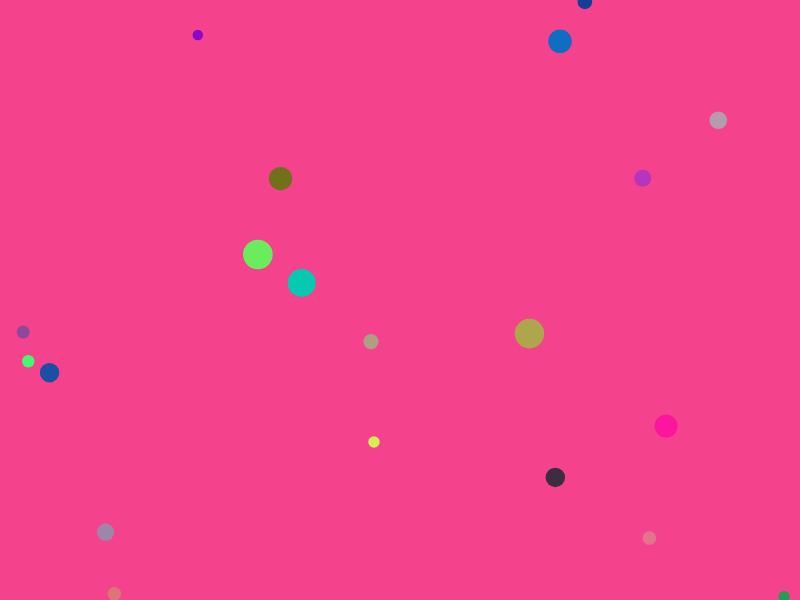
Frame 1 (no input)
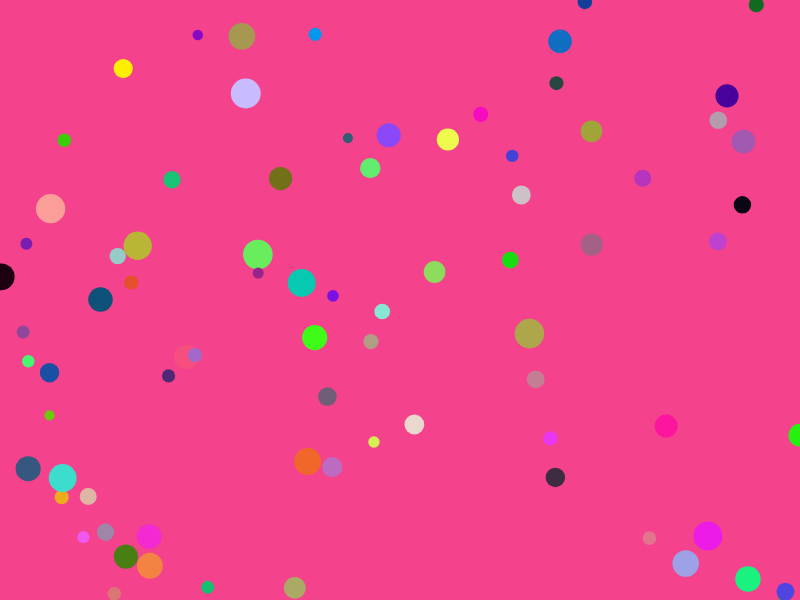
Frame 60 (no input)
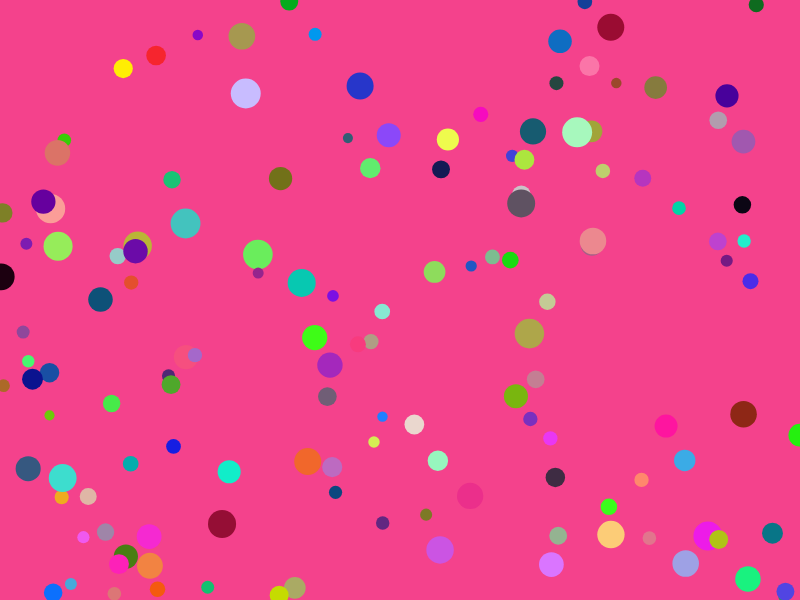
Frame 120 (the mouse pressed at the canvas centre since frame 60)

The p5.js sketch that drew these frames (run headless with seeded random() and noise() and a simulated clock; from frame 60 on, the mouse is pressed at the canvas centre):

// p5.js sketch
// ── sketch.js
var bubbles = [];
var maxBubble = 0;
var gameOver = false;
 
function setup() {
	maxBubble = (displayHeight > displayWidth) ? displayHeight : displayWidth;
    createCanvas(displayWidth,displayHeight);
    for (var i = 0; i < 20; i++) {
        bubbles.push(new Bubble(color(random(255), random(255), random(255)), random(10, 30)));
    }
}
 
function draw() {
    background(244, 66, 140);
    if (gameOver) {
    	textSize(60);
    	fill(255, 0, 0);
    	textAlign(CENTER);
		text("You lose!", displayWidth/2, displayHeight/2);
	}
	else {
	    for (var i = 0; i < bubbles.length; i++) {
	        bubbles[i].show();
	        if(bubbles[i].bubbleSize >= maxBubble) {
	        	gameOver = true;
	        }
	    }
	    bubbles.push(new Bubble(color(random(255), random(255), random(255)), random(10, 30)));
	}
}
 
function mousePressed() {
    for (var i = 0; i < bubbles.length; i++) {
        if (bubbles[i].bubbleHover == true) {
            bubbles[i].locked = true;
        } 
        else {
            bubbles[i].locked = false;
        }
        bubbles[i].xOffset = mouseX - bubbles[i].xPos;
        bubbles[i].yOffset = mouseY - bubbles[i].yPos;
    }
    return false;
}
 
function mouseDragged() {
    for (var i = 0; i < bubbles.length; i++) {
        if (bubbles[i].locked) {
            bubbles[i].xPos = mouseX - bubbles[i].xOffset;
            bubbles[i].yPos = mouseY - bubbles[i].yOffset;
        }
    }
}
 
function mouseReleased() {
    // if any bubbles overlap, combine
    for (var i = 0; i < bubbles.length; i++) {
    	for (var j = 0; j < bubbles.length; j++) {
    		if ((bubbles[i].xPos > bubbles[j].xPos - bubbles[j].xOffset) && (bubbles[i].xPos < bubbles[j].xPos + bubbles[j].xOffset) &&
    		   (bubbles[i].yPos > bubbles[j].yPos - bubbles[j].yOffset) && (bubbles[i].yPos < bubbles[j].yPos + bubbles[j].yOffset)) {
    		   	// create new size
    		   	var newSize = bubbles[i].bubbleSize + bubbles[j].bubbleSize;
    			// remove both objects
    			bubbles.splice(i,1);
    			bubbles.splice(j,1);
    			// insert new bigger object at mouse
    			bubbles.push(new Bubble(color(random(255), random(255), random(255)), newSize, mouseX, mouseY));
    		}
    	}
    }

    for (var i = 0; i < bubbles.length; i++) {
        bubbles[i].locked = false;
    }
}
 
function Bubble(bubbleColor, bubbleSize, xPos=random(width), yPos=random(height)) {
    this.bubbleColor = bubbleColor;
    this.bubbleSize = bubbleSize;

    // let them become default positions if not set
    this.xPos = xPos;
    this.yPos = yPos;
   
    this.bubbleHover = false;
    this.locked = false;
    this.xOffset = 0;
    this.yOffset = 0;
 
    this.show = function() {
    	noStroke();
 
        if ((mouseX > this.xPos - this.bubbleSize) && (mouseX < this.xPos + this.bubbleSize) &&
            (mouseY > this.yPos - this.bubbleSize) && (mouseY < this.yPos + this.bubbleSize)) {
            this.bubbleHover = true;
        } 
        else {
            this.bubbleHover = false;
        }
        fill(this.bubbleColor);
        ellipse(this.xPos, this.yPos, this.bubbleSize, this.bubbleSize, 7);
    };
}
